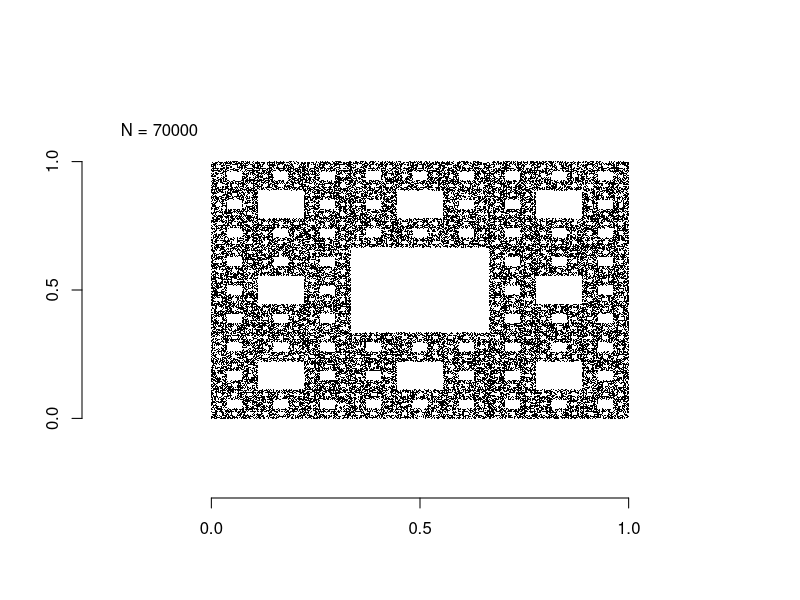

R code for this plot:
# Sierpinski Carpet - Random Iteration Method
#-----------------------------------------
#-----------------------------------------
# IFS:
# f_i(x) = (1/3)*x + v_i, i = 1, 2, ..., 8
# v_i are the following points:
# (0,0), (0, 1/3), (0, 2/3), (1/3, 2/3), (2/3, 2/3), (2/3, 1/3), (2/3, 0), (1/3, 0)
#
# Setup 
#-----------------------------------------
N <- 70000  # Number of iterations

# Vertices of a square (note - these are not the vertices of the main square)
V1 <- c(0,0)
V2 <- c(0, 1/3)
V3 <- c(0, 2/3)
V4 <- c(1/3, 2/3)
V5 <- c(2/3, 2/3)
V6 <- c(2/3, 1/3)
V7 <- c(2/3, 0)
V8 <- c(1/3, 0)
V <- list(V1, V2, V3, V4, V5, V6, V7, V8) 

# Decisions for which function to use in each iteration 
# P(v_i) = 1/8 for 1 = 1, ..., 8
D <- sample(c(1,2,3, 4, 5, 6, 7, 8),N,replace = TRUE)

X <- list() # A list to hold the points of the gasket

# Starting point
x <- 0
y <- 0
X[[1]] <- c(x,y)

# Apply the functions, in the order of D, to (x,y)
for(n in 2:N){
  X[[n]] <- c((1/3)*X[[n-1]] + V[[D[n]]])
}

# Prepare for plotting
M<- c(x,y)
for(i in 2:N){
  M <- rbind(M,X[[i]])  
}

# Plot the points
plot(x=M[,1],y=M[,2],xlim = c(-0.25,1.25),ylim = c(-0.25,1.25),
     xlab ="",ylab="",pch='.',frame.plot=FALSE)
#lines(c(0,sqrt(3/2)),c(1,-0.5),type = "l",col="blue",lwd=3)
#lines(c(0,-sqrt(3/2)),c(1,-0.5),type = "l",col="blue",lwd=3)
#lines(c(-sqrt(3/2),sqrt(3/2)),c(-0.5,-0.5),type = "l",col="blue",lwd=3)
text(-0.125,1.125,paste0("N = ",N))
